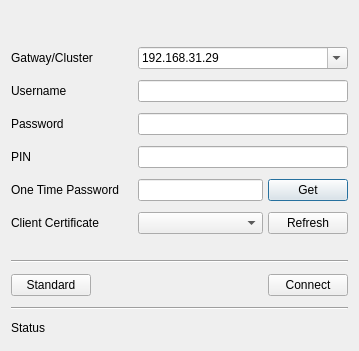
<?xml version="1.0" encoding="UTF-8"?>
<ui version="4.0">
 <class>EasyDialog</class>
 <widget class="QDialog" name="EasyDialog">
  <property name="geometry">
   <rect>
    <x>0</x>
    <y>0</y>
    <width>480</width>
    <height>501</height>
   </rect>
  </property>
  <property name="windowTitle">
   <string>Dialog</string>
  </property>
  <layout class="QVBoxLayout" name="verticalLayout">
   <property name="sizeConstraint">
    <enum>QLayout::SetFixedSize</enum>
   </property>
   <item>
    <spacer name="verticalSpacer">
     <property name="orientation">
      <enum>Qt::Vertical</enum>
     </property>
     <property name="sizeType">
      <enum>QSizePolicy::Fixed</enum>
     </property>
     <property name="sizeHint" stdset="0">
      <size>
       <width>20</width>
       <height>5</height>
      </size>
     </property>
    </spacer>
   </item>
   <item>
    <layout class="QHBoxLayout" name="horizontalLayout_4">
     <property name="spacing">
      <number>0</number>
     </property>
     <item>
      <widget class="QLabel" name="lblBanner">
       <property name="text">
        <string/>
       </property>
       <property name="pixmap">
        <pixmap resource="vpn_client.qrc">:/images/vpn_banner.png</pixmap>
       </property>
      </widget>
     </item>
     <item>
      <spacer name="horizontalSpacer_10">
       <property name="orientation">
        <enum>Qt::Horizontal</enum>
       </property>
       <property name="sizeHint" stdset="0">
        <size>
         <width>40</width>
         <height>20</height>
        </size>
       </property>
      </spacer>
     </item>
    </layout>
   </item>
   <item>
    <spacer name="verticalSpacer_7">
     <property name="orientation">
      <enum>Qt::Vertical</enum>
     </property>
     <property name="sizeType">
      <enum>QSizePolicy::Fixed</enum>
     </property>
     <property name="sizeHint" stdset="0">
      <size>
       <width>20</width>
       <height>5</height>
      </size>
     </property>
    </spacer>
   </item>
   <item>
    <layout class="QGridLayout" name="gridLayout">
     <property name="verticalSpacing">
      <number>11</number>
     </property>
     <item row="0" column="0">
      <widget class="QLabel" name="lblGatway">
       <property name="text">
        <string>Gatway/Cluster</string>
       </property>
       <property name="buddy">
        <cstring>comboGatway</cstring>
       </property>
      </widget>
     </item>
     <item row="0" column="1">
      <spacer name="horizontalSpacer">
       <property name="orientation">
        <enum>Qt::Horizontal</enum>
       </property>
       <property name="sizeType">
        <enum>QSizePolicy::Fixed</enum>
       </property>
       <property name="sizeHint" stdset="0">
        <size>
         <width>13</width>
         <height>20</height>
        </size>
       </property>
      </spacer>
     </item>
     <item row="0" column="2">
      <widget class="QComboBox" name="comboGatway">
       <property name="minimumSize">
        <size>
         <width>210</width>
         <height>0</height>
        </size>
       </property>
       <property name="editable">
        <bool>true</bool>
       </property>
       <property name="insertPolicy">
        <enum>QComboBox::NoInsert</enum>
       </property>
       <item>
        <property name="text">
         <string>192.168.31.29</string>
        </property>
       </item>
       <item>
        <property name="text">
         <string>172.16.21.112</string>
        </property>
       </item>
      </widget>
     </item>
     <item row="1" column="0">
      <widget class="QLabel" name="lblUsername">
       <property name="text">
        <string>Username</string>
       </property>
       <property name="buddy">
        <cstring>txtUsername</cstring>
       </property>
      </widget>
     </item>
     <item row="1" column="1">
      <spacer name="horizontalSpacer_2">
       <property name="orientation">
        <enum>Qt::Horizontal</enum>
       </property>
       <property name="sizeType">
        <enum>QSizePolicy::Fixed</enum>
       </property>
       <property name="sizeHint" stdset="0">
        <size>
         <width>13</width>
         <height>20</height>
        </size>
       </property>
      </spacer>
     </item>
     <item row="1" column="2">
      <widget class="QLineEdit" name="txtUsername">
       <property name="maxLength">
        <number>60</number>
       </property>
      </widget>
     </item>
     <item row="2" column="0">
      <widget class="QLabel" name="lblPassword">
       <property name="text">
        <string>Password</string>
       </property>
       <property name="buddy">
        <cstring>txtPassword</cstring>
       </property>
      </widget>
     </item>
     <item row="2" column="1">
      <spacer name="horizontalSpacer_3">
       <property name="orientation">
        <enum>Qt::Horizontal</enum>
       </property>
       <property name="sizeType">
        <enum>QSizePolicy::Fixed</enum>
       </property>
       <property name="sizeHint" stdset="0">
        <size>
         <width>13</width>
         <height>20</height>
        </size>
       </property>
      </spacer>
     </item>
     <item row="2" column="2">
      <widget class="QLineEdit" name="txtPassword">
       <property name="maxLength">
        <number>30</number>
       </property>
       <property name="echoMode">
        <enum>QLineEdit::Password</enum>
       </property>
      </widget>
     </item>
     <item row="3" column="0">
      <widget class="QLabel" name="lblPIN">
       <property name="text">
        <string>PIN</string>
       </property>
      </widget>
     </item>
     <item row="3" column="1">
      <spacer name="horizontalSpacer_11">
       <property name="orientation">
        <enum>Qt::Horizontal</enum>
       </property>
       <property name="sizeType">
        <enum>QSizePolicy::Fixed</enum>
       </property>
       <property name="sizeHint" stdset="0">
        <size>
         <width>13</width>
         <height>20</height>
        </size>
       </property>
      </spacer>
     </item>
     <item row="3" column="2">
      <widget class="QLineEdit" name="txtPIN">
       <property name="echoMode">
        <enum>QLineEdit::Password</enum>
       </property>
      </widget>
     </item>
     <item row="4" column="0">
      <widget class="QLabel" name="lblOtp">
       <property name="text">
        <string>One Time Password</string>
       </property>
      </widget>
     </item>
     <item row="4" column="1">
      <spacer name="horizontalSpacer_7">
       <property name="orientation">
        <enum>Qt::Horizontal</enum>
       </property>
       <property name="sizeType">
        <enum>QSizePolicy::Fixed</enum>
       </property>
       <property name="sizeHint" stdset="0">
        <size>
         <width>13</width>
         <height>20</height>
        </size>
       </property>
      </spacer>
     </item>
     <item row="4" column="2">
      <layout class="QHBoxLayout" name="horizontalLayout_3">
       <item>
        <widget class="QLineEdit" name="txtOtp">
         <property name="maxLength">
          <number>30</number>
         </property>
         <property name="echoMode">
          <enum>QLineEdit::Password</enum>
         </property>
        </widget>
       </item>
       <item>
        <spacer name="horizontalSpacer_8">
         <property name="orientation">
          <enum>Qt::Horizontal</enum>
         </property>
         <property name="sizeType">
          <enum>QSizePolicy::Fixed</enum>
         </property>
         <property name="sizeHint" stdset="0">
          <size>
           <width>5</width>
           <height>20</height>
          </size>
         </property>
        </spacer>
       </item>
       <item>
        <widget class="QPushButton" name="btnGet">
         <property name="text">
          <string>Get</string>
         </property>
        </widget>
       </item>
      </layout>
     </item>
     <item row="5" column="0">
      <widget class="QLabel" name="lblCert">
       <property name="text">
        <string>Client Certificate</string>
       </property>
       <property name="buddy">
        <cstring>comboCert</cstring>
       </property>
      </widget>
     </item>
     <item row="5" column="1">
      <spacer name="horizontalSpacer_4">
       <property name="orientation">
        <enum>Qt::Horizontal</enum>
       </property>
       <property name="sizeType">
        <enum>QSizePolicy::Fixed</enum>
       </property>
       <property name="sizeHint" stdset="0">
        <size>
         <width>13</width>
         <height>20</height>
        </size>
       </property>
      </spacer>
     </item>
     <item row="5" column="2">
      <layout class="QHBoxLayout" name="horizontalLayout_2">
       <item>
        <widget class="QComboBox" name="comboCert">
         <property name="sizePolicy">
          <sizepolicy hsizetype="Expanding" vsizetype="Fixed">
           <horstretch>0</horstretch>
           <verstretch>0</verstretch>
          </sizepolicy>
         </property>
        </widget>
       </item>
       <item>
        <spacer name="horizontalSpacer_6">
         <property name="orientation">
          <enum>Qt::Horizontal</enum>
         </property>
         <property name="sizeType">
          <enum>QSizePolicy::Fixed</enum>
         </property>
         <property name="sizeHint" stdset="0">
          <size>
           <width>5</width>
           <height>20</height>
          </size>
         </property>
        </spacer>
       </item>
       <item>
        <widget class="QPushButton" name="btnRefresh">
         <property name="text">
          <string>Refresh</string>
         </property>
        </widget>
       </item>
      </layout>
     </item>
    </layout>
   </item>
   <item>
    <spacer name="verticalSpacer_2">
     <property name="orientation">
      <enum>Qt::Vertical</enum>
     </property>
     <property name="sizeType">
      <enum>QSizePolicy::Fixed</enum>
     </property>
     <property name="sizeHint" stdset="0">
      <size>
       <width>20</width>
       <height>20</height>
      </size>
     </property>
    </spacer>
   </item>
   <item>
    <widget class="Line" name="line_2">
     <property name="lineWidth">
      <number>1</number>
     </property>
     <property name="midLineWidth">
      <number>0</number>
     </property>
     <property name="orientation">
      <enum>Qt::Horizontal</enum>
     </property>
    </widget>
   </item>
   <item>
    <spacer name="verticalSpacer_6">
     <property name="orientation">
      <enum>Qt::Vertical</enum>
     </property>
     <property name="sizeType">
      <enum>QSizePolicy::Fixed</enum>
     </property>
     <property name="sizeHint" stdset="0">
      <size>
       <width>20</width>
       <height>5</height>
      </size>
     </property>
    </spacer>
   </item>
   <item>
    <layout class="QHBoxLayout" name="horizontalLayout">
     <item>
      <widget class="QPushButton" name="btnStandard">
       <property name="text">
        <string>Standard</string>
       </property>
      </widget>
     </item>
     <item>
      <spacer name="horizontalSpacer_5">
       <property name="orientation">
        <enum>Qt::Horizontal</enum>
       </property>
       <property name="sizeHint" stdset="0">
        <size>
         <width>40</width>
         <height>20</height>
        </size>
       </property>
      </spacer>
     </item>
     <item>
      <widget class="QPushButton" name="btnConnect">
       <property name="text">
        <string>Connect</string>
       </property>
      </widget>
     </item>
    </layout>
   </item>
   <item>
    <spacer name="verticalSpacer_5">
     <property name="orientation">
      <enum>Qt::Vertical</enum>
     </property>
     <property name="sizeType">
      <enum>QSizePolicy::Fixed</enum>
     </property>
     <property name="sizeHint" stdset="0">
      <size>
       <width>20</width>
       <height>5</height>
      </size>
     </property>
    </spacer>
   </item>
   <item>
    <widget class="Line" name="line">
     <property name="orientation">
      <enum>Qt::Horizontal</enum>
     </property>
    </widget>
   </item>
   <item>
    <spacer name="verticalSpacer_3">
     <property name="orientation">
      <enum>Qt::Vertical</enum>
     </property>
     <property name="sizeType">
      <enum>QSizePolicy::Fixed</enum>
     </property>
     <property name="sizeHint" stdset="0">
      <size>
       <width>20</width>
       <height>5</height>
      </size>
     </property>
    </spacer>
   </item>
   <item>
    <widget class="QLabel" name="txtStatus">
     <property name="text">
      <string>Status</string>
     </property>
    </widget>
   </item>
   <item>
    <spacer name="verticalSpacer_4">
     <property name="orientation">
      <enum>Qt::Vertical</enum>
     </property>
     <property name="sizeType">
      <enum>QSizePolicy::Fixed</enum>
     </property>
     <property name="sizeHint" stdset="0">
      <size>
       <width>20</width>
       <height>5</height>
      </size>
     </property>
    </spacer>
   </item>
  </layout>
 </widget>
 <tabstops>
  <tabstop>comboGatway</tabstop>
  <tabstop>txtUsername</tabstop>
  <tabstop>txtPassword</tabstop>
  <tabstop>txtOtp</tabstop>
  <tabstop>btnGet</tabstop>
  <tabstop>comboCert</tabstop>
  <tabstop>btnRefresh</tabstop>
  <tabstop>btnStandard</tabstop>
  <tabstop>btnConnect</tabstop>
 </tabstops>
 <resources>
  <include location="vpn_client.qrc"/>
 </resources>
 <connections/>
</ui>
